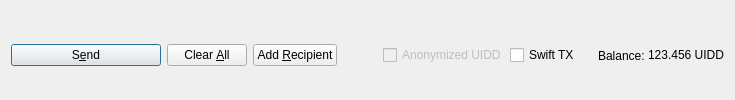
         <widget class="QFrame" name="frame_Send">
          <layout class="QHBoxLayout" name="horizontalLayout">
           <property name="bottomMargin">
            <number>0</number>
           </property>
           <item>
            <widget class="QPushButton" name="sendButton">
             <property name="minimumSize">
              <size>
               <width>150</width>
               <height>0</height>
              </size>
             </property>
             <property name="toolTip">
              <string>Confirm the send action</string>
             </property>
             <property name="text">
              <string>S&amp;end</string>
             </property>
             <property name="icon">
              <iconset resource="../uidd.qrc">
               <normaloff>:/icons/send</normaloff>:/icons/send</iconset>
             </property>
             <property name="autoDefault">
              <bool>false</bool>
             </property>
             <property name="default">
              <bool>true</bool>
             </property>
            </widget>
           </item>
           <item>
            <widget class="QPushButton" name="clearButton">
             <property name="sizePolicy">
              <sizepolicy hsizetype="Minimum" vsizetype="Fixed">
               <horstretch>0</horstretch>
               <verstretch>0</verstretch>
              </sizepolicy>
             </property>
             <property name="toolTip">
              <string>Clear all fields of the form.</string>
             </property>
             <property name="text">
              <string>Clear &amp;All</string>
             </property>
             <property name="icon">
              <iconset resource="../uidd.qrc">
               <normaloff>:/icons/remove</normaloff>:/icons/remove</iconset>
             </property>
             <property name="autoDefault">
              <bool>false</bool>
             </property>
            </widget>
           </item>
           <item>
            <widget class="QPushButton" name="addButton">
             <property name="toolTip">
              <string>Send to multiple recipients at once</string>
             </property>
             <property name="text">
              <string>Add &amp;Recipient</string>
             </property>
             <property name="icon">
              <iconset resource="../uidd.qrc">
               <normaloff>:/icons/add</normaloff>:/icons/add</iconset>
             </property>
             <property name="autoDefault">
              <bool>false</bool>
             </property>
            </widget>
           </item>
           <item>
            <spacer name="horizontalSpacer">
             <property name="orientation">
              <enum>Qt::Horizontal</enum>
             </property>
             <property name="sizeHint" stdset="0">
              <size>
               <width>40</width>
               <height>20</height>
              </size>
             </property>
            </spacer>
           </item>
           <item>
            <layout class="QHBoxLayout" name="horizontalLayout_2">
             <property name="spacing">
              <number>3</number>
             </property>
             <item>
              <widget class="QCheckBox" name="checkzUIDD">
               <property name="enabled">
                <bool>false</bool>
               </property>
               <property name="text">
                <string>Anonymized UIDD</string>
               </property>
              </widget>
             </item>
             <item>
              <widget class="QCheckBox" name="checkSwiftTX">
               <property name="enabled">
                <bool>true</bool>
               </property>
               <property name="minimumSize">
                <size>
                 <width>85</width>
                 <height>0</height>
                </size>
               </property>
               <property name="text">
                <string>Swift TX</string>
               </property>
              </widget>
             </item>
             <item>
              <widget class="QLabel" name="label">
               <property name="text">
                <string>Balance:</string>
               </property>
              </widget>
             </item>
             <item>
              <widget class="QLabel" name="labelBalance">
               <property name="sizePolicy">
                <sizepolicy hsizetype="Preferred" vsizetype="Fixed">
                 <horstretch>0</horstretch>
                 <verstretch>0</verstretch>
                </sizepolicy>
               </property>
               <property name="cursor">
                <cursorShape>IBeamCursor</cursorShape>
               </property>
               <property name="text">
                <string notr="true">123.456 UIDD</string>
               </property>
               <property name="textInteractionFlags">
                <set>Qt::LinksAccessibleByMouse|Qt::TextSelectableByKeyboard|Qt::TextSelectableByMouse</set>
               </property>
              </widget>
             </item>
            </layout>
           </item>
          </layout>
         </widget>
